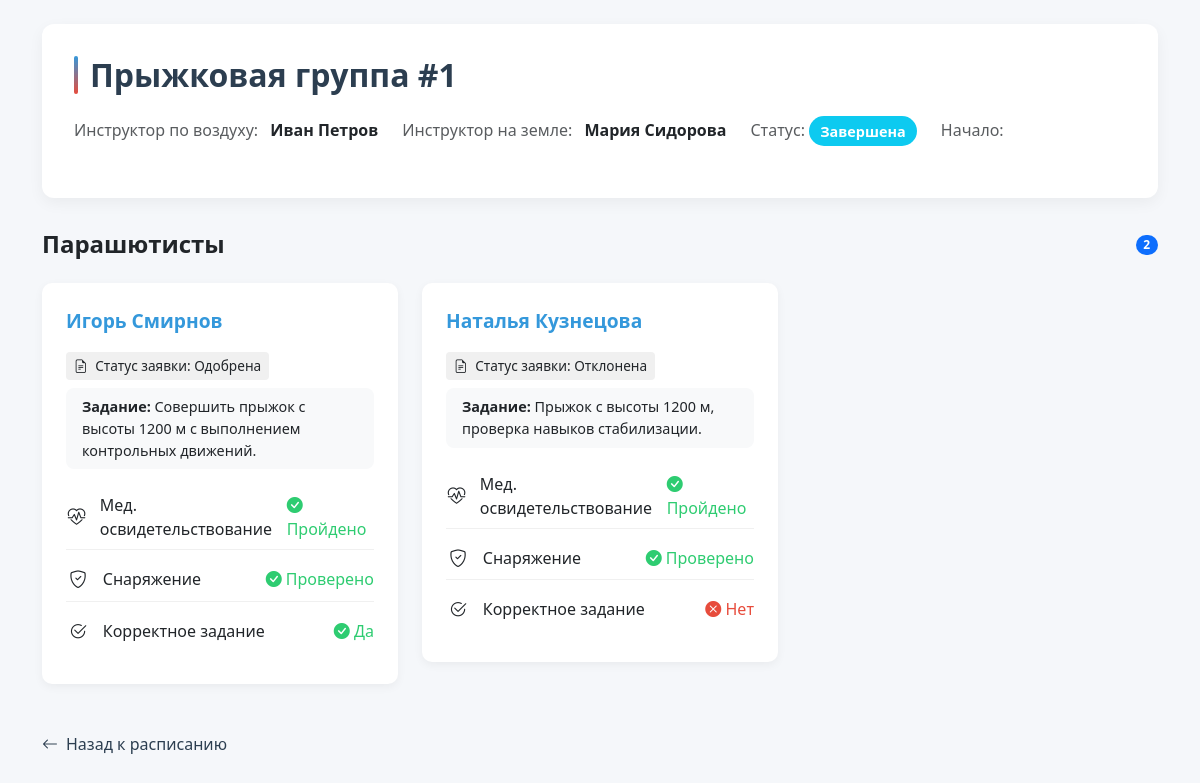
The app's page /instructors/1/jump_groups/1/ with its own data.
### instructors/models.py (models this page shows, shortened)
class JumpGroup(models.Model):
    instructor_air = models.ForeignKey(Instructor, on_delete=models.CASCADE, related_name='air_instructor')
    instructor_ground = models.ForeignKey(Instructor, on_delete=models.CASCADE, related_name='ground_instructor')
    group_name = models.CharField(max_length=255, default="")
    start_date_time = models.DateTimeField(null=True, blank=True)
    end_date_time = models.DateTimeField(null=True, blank=True)
    jump_date = models.DateTimeField()
    aircraft_type = models.CharField(max_length=255)
    altitude = models.PositiveIntegerField(help_text="Высота в метрах")
    status = models.CharField(
        max_length=50,
        choices=[
            ('created', 'Создана'),
            ('Pre-Flight Preparation', 'Предполетная подготовка'),
            ('Jump In Progress', 'Прыжок в процессе'),
            ('Completed', 'Завершена'),
            ('Cancelled', 'Отменена')
        ],
        default='Created'
    )

class Instructor(models.Model):
    instructor_id = models.AutoField(primary_key=True)
    first_name = models.CharField(max_length=255)
    middle_name = models.CharField(max_length=255)
    last_name = models.CharField(max_length=255)
    contact_info = models.CharField(max_length=255)
    qualification = models.CharField(max_length=50)
    status = models.CharField(max_length=50)

class JumpGroupParachutist(models.Model):
    parachutist = models.ForeignKey(Parachutist, on_delete=models.CASCADE)
    jump_group = models.ForeignKey(JumpGroup, on_delete=models.CASCADE)
    request_status = models.CharField('Статус заявки', max_length=50, choices=[('Pending', 'Ожидает'), ('Approved', 'Одобрена'),
                                                              ('Denied', 'Отклонена')], default='Pending')
    medical_checkup_passed = models.BooleanField('Медицинское освидетельствование', default=False)
    """
    Проверка состояния здоровья на месте.
    """
    equipment_checked = models.BooleanField('Снаряжение проверено', default=False)
    correct_assignment = models.BooleanField('Корректное задание', default=False)

class Parachutist(models.Model):
    parachutist_id = models.AutoField(primary_key=True)
    first_name = models.CharField(max_length=255)
    middle_name = models.CharField(max_length=255)
    last_name = models.CharField(max_length=255)
    contact_info = models.CharField(max_length=255)

class JumpAssignment(models.Model):
    parachutist = models.ForeignKey(Parachutist, on_delete=models.CASCADE)
    jump_group = models.ForeignKey(JumpGroup, on_delete=models.CASCADE)
    task = models.TextField()
    score = models.PositiveSmallIntegerField(null=True, blank=True,
                                             choices=[(i, str(i)) for i in range(6)])  # Оценка от 0 до 5
    completed = models.BooleanField(default=False)  # Фиксация выполнения прыжка

### instructors/views.py (the view)
def jump_group_detail(request, instructor_id, jump_group_id):
    instructor = get_object_or_404(Instructor, instructor_id=instructor_id)
    jump_group = get_object_or_404(JumpGroup, id=jump_group_id)
    return render(request, 'jump_group_detail.html', {
        'instructor': instructor,
        'jump_group': jump_group,
        'request_data': get_parachutists_for_jump_group_detail(jump_group=jump_group),
    })

### instructors/views.py (called while the page is built)
def get_parachutists_for_jump_group_detail(jump_group):
    if jump_group.status == 'Jump In Progress':
        jump_group_parachutists = JumpGroupParachutist.objects.filter(jump_group=jump_group, request_status='Approved')
    else:
        jump_group_parachutists = JumpGroupParachutist.objects.filter(jump_group=jump_group)
    request_data = []
    for jgp in jump_group_parachutists:
        assignment = JumpAssignment.objects.filter(parachutist=jgp.parachutist, jump_group=jump_group).first()
        task = assignment.task if assignment else None
        request_data.append({
            'request': jgp,  # Сам объект JumpGroupParachutist
            'task': task
        })
    return request_data

### instructors/templates/jump_group_detail.html (shortened to what this page needs)
<!DOCTYPE html>
<html lang="ru">
<head>
    <link href="https://cdn.jsdelivr.net/npm/bootstrap@5.3.0/dist/css/bootstrap.min.css" rel="stylesheet">
    <link href="https://cdn.jsdelivr.net/npm/bootstrap-icons@1.10.0/font/bootstrap-icons.css" rel="stylesheet">
</head>
<body>
    <div class="container py-4">
        <div class="group-header">
            <h1 class="group-title">Прыжковая группа #{{ jump_group.id }}</h1>
            <div class="d-flex flex-wrap align-items-center mb-3">
                <div class="me-4 mb-2">
                    <span class="text-muted">Инструктор по воздуху:</span>
                    <span class="fw-bold ms-2">{{ jump_group.instructor_air.first_name }} {{ jump_group.instructor_air.last_name }}</span>
                </div>
                <div class="me-4 mb-2">
                    <span class="text-muted">Инструктор на земле:</span>
                    <span class="fw-bold ms-2">{{ jump_group.instructor_ground.first_name }} {{ jump_group.instructor_ground.last_name }}</span>
                </div>
                <div class="me-4 mb-2">
                    <span class="text-muted">Статус:</span>
                    <span class="info-badge bg-{% if jump_group.status == 'completed' %}success text-white fw-semibold{% elif jump_group.status == 'Jump In Progress' %}warning fw-semibold{% else %}info text-white fw-semibold{% endif %}">
                        {{ jump_group.get_status_display }}
                    </span>
                </div>
                <div class="me-4 mb-2">
                    <span class="text-muted">Начало:</span>
                </div>
            </div>
        </div>
        <div class="d-flex justify-content-between align-items-center mb-4">
            <h2 class="mb-0" style="font-size: 1.5rem; font-weight: 600;">Парашютисты</h2>
            <span class="badge bg-primary rounded-pill">{{ request_data|length }}</span>
        </div>
        {% if request_data %}
            <div class="row">
                {% for item in request_data %}
                <div class="col-md-6 col-lg-4 mb-4">
                    <div class="parachutist-card">
                        <div class="d-flex justify-content-between align-items-start mb-3">
                            {% if jump_group.status == 'Pre-Flight Preparation' %}
                                <a href="{% url 'edit_jump_checkpoint' instructor_id=instructor.instructor_id jump_group_id=jump_group.id parachutist_id=item.request.parachutist.parachutist_id %}"
                                   class="parachutist-name">
                                    {{ item.request.parachutist.first_name }} {{ item.request.parachutist.last_name }}
                                </a>
                                <a href="{% url 'edit_jump_checkpoint' instructor_id=instructor.instructor_id jump_group_id=jump_group.id parachutist_id=item.request.parachutist.parachutist_id %}"
                                   class="btn btn-sm btn-edit">
                                    <i class="bi bi-pencil"></i>
                                </a>
                            {% else %}
                                <span class="parachutist-name">
                                    {{ item.request.parachutist.first_name }} {{ item.request.parachutist.last_name }}
                                </span>
                            {% endif %}
                        </div>
                        {% if jump_group.status in 'Jump In Progress,Completed' %}
                        <div class="request-status mb-2">
                            <i class="bi bi-file-earmark-text me-1"></i>
                            Статус заявки: {{ item.request.get_request_status_display }}
                        </div>
                        {% endif %}
                        <div class="task-item mb-3">
                            <strong>Задание:</strong>
                            {% if item.task %}
                                {{ item.task }}
                            {% else %}
                                <span class="not-assigned">не назначено</span>
                            {% endif %}
                        </div>
                        <div class="checkpoint-item">
                            <div class="checkpoint-icon">
                                <i class="bi bi-heart-pulse"></i>
                            </div>
                            <div class="flex-grow-1">Мед. освидетельствование</div>
                            <span class="{% if item.request.medical_checkup_passed %}passed{% else %}failed{% endif %}">
                                {% if item.request.medical_checkup_passed %}<i class="bi bi-check-circle-fill"></i> Пройдено{% else %}<i class="bi bi-x-circle-fill"></i> Не пройдено{% endif %}
                            </span>
                        </div>
                        <div class="checkpoint-item">
                            <div class="checkpoint-icon">
                                <i class="bi bi-shield-check"></i>
                            </div>
                            <div class="flex-grow-1">Снаряжение</div>
                            <span class="{% if item.request.equipment_checked %}passed{% else %}failed{% endif %}">
                                {% if item.request.equipment_checked %}<i class="bi bi-check-circle-fill"></i> Проверено{% else %}<i class="bi bi-x-circle-fill"></i> Не проверено{% endif %}
                            </span>
                        </div>
                        <div class="checkpoint-item" style="border-bottom: none;">
                            <div class="checkpoint-icon">
                                <i class="bi bi-check2-circle"></i>
                            </div>
                            <div class="flex-grow-1">Корректное задание</div>
                            <span class="{% if item.request.correct_assignment %}passed{% else %}failed{% endif %}">
                                {% if item.request.correct_assignment %}<i class="bi bi-check-circle-fill"></i> Да{% else %}<i class="bi bi-x-circle-fill"></i> Нет{% endif %}
                            </span>
                        </div>
                    </div>
                </div>
                {% endfor %}
            </div>
        {% else %}
            <div class="alert alert-info d-flex align-items-center">
                <i class="bi bi-info-circle-fill me-2"></i>
                В этой группе пока нет парашютистов.
            </div>
        {% endif %}
        <a href="{% url 'instructor_schedule' instructor_id=instructor.instructor_id %}" class="btn-back">
            <i class="bi bi-arrow-left me-2"></i> Назад к расписанию
        </a>
    </div>
</body>
</html>

### instructors/templates/jump_group_detail.html (style rules this page uses)
:root { --primary: #3498db; --secondary: #e74c3c; --success: #2ecc71; --danger: #e74c3c; --dark: #2c3e50; --light: #f8f9fa; }
body { background-color: #f5f7fa; font-family: 'Segoe UI', system-ui, sans-serif; }
.group-header { background: white; border-radius: 12px; padding: 2rem; margin-bottom: 2rem; box-shadow: 0 5px 15px rgba(0,0,0,0.05); }
.group-title { font-size: 2rem; font-weight: 600; color: var(--dark); margin-bottom: 1.5rem; position: relative; padding-left: 1rem; }
.group-title::before { content: ''; position: absolute; left: 0; top: 0; height: 100%; width: 4px; background: linear-gradient(to bottom, var(--primary), var(--secondary)); border-radius: 4px; }
.info-badge { font-size: 0.9rem; padding: 0.35rem 0.7rem; border-radius: 50px; }
.parachutist-card { background: white; border-radius: 10px; padding: 1.5rem; margin-bottom: 1.5rem; box-shadow: 0 3px 10px rgba(0,0,0,0.05); transition: all 0.3s ease; }
.parachutist-name { font-size: 1.2rem; font-weight: 600; color: var(--primary); text-decoration: none; transition: all 0.2s ease; }
.request-status { font-size: 0.85rem; padding: 0.25rem 0.5rem; border-radius: 4px; background: #f0f0f0; display: inline-block; margin-bottom: 0.5rem; }
.checkpoint-item { display: flex; align-items: center; margin-bottom: 0.5rem; padding: 0.5rem 0; border-bottom: 1px solid #f0f0f0; }
.checkpoint-icon { margin-right: 0.8rem; font-size: 1.1rem; width: 24px; text-align: center; }
.passed { color: var(--success); font-weight: 500; }
.failed { color: var(--danger); font-weight: 500; }
.btn-back { color: var(--dark); text-decoration: none; display: inline-flex; align-items: center; transition: all 0.2s ease; }
.task-item { background: #f8f9fa; border-radius: 8px; padding: 0.5rem 1rem; margin-bottom: 0.5rem; font-size: 0.9rem; }

### records on screen
JumpGroup: id "1", instructor_air.first_name "Иван", instructor_air.last_name "Петров", instructor_ground.first_name "Мария", instructor_ground.last_name "Сидорова", status "Завершена"
JumpGroupParachutist: request.parachutist.first_name "Игорь", request.parachutist.last_name "Смирнов", request.request_status "Одобрена", task "Совершить прыжок с высоты 1200 м с выполнением контрольных движений.", medical_checkup_passed True (drawn), equipment_checked True (drawn), correct_assignment True (drawn)
JumpGroupParachutist: request.parachutist.first_name "Наталья", request.parachutist.last_name "Кузнецова", request.request_status "Отклонена", task "Прыжок с высоты 1200 м, проверка навыков стабилизации.", medical_checkup_passed True (drawn), equipment_checked True (drawn), correct_assignment False (drawn)

### other values on screen
{{ request_data|length }} "2"
